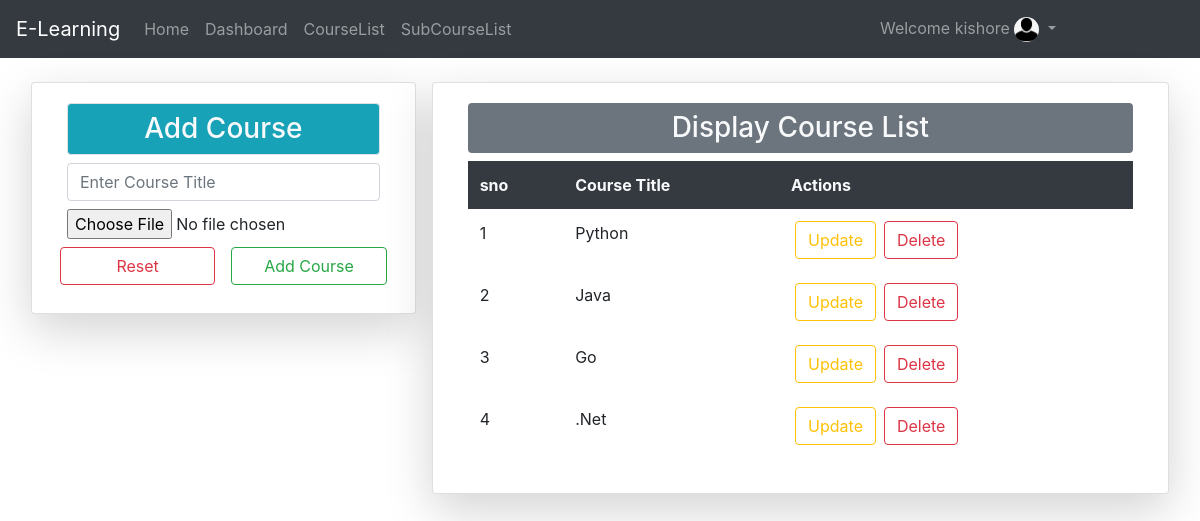
Page /ccty/ (signed in) on the committed database.
### Eapp/models.py (models this page shows, shortened)
class User(AbstractUser):
	t = {
		('F','Female'),('M','Male')
		}
	y = {(1,'Student'),(2,'Instructor')}
	age = models.IntegerField(default=18)
	gender = models.CharField(choices=t,max_length=10)
	mobile = models.CharField(max_length=11)
	pfimg = models.ImageField(upload_to='Profileimage/',default="profile.png")
	usrole = models.IntegerField(choices=y,default=1)

class CourseCategory(models.Model):
	ctitle = models.CharField(max_length=120)
	cimg = models.ImageField(upload_to='CourseImages/',default="course.png")
	usd = models.ForeignKey(User,on_delete=models.CASCADE)

### Eapp/views.py (the view, shortened to what this page needs)
# urls.py: path('ccty/',views.coursecty,name="cty"),
@login_required
def coursecty(request):
	m = CourseCategory.objects.filter(usd_id=request.user.id)
	t = Crcty()
	return render(request,'html/crsectylist.html',{'g':t,'h':m})

### Eapp/forms.py
class Crcty(forms.ModelForm):
	class Meta:
		model = CourseCategory
		fields = ["ctitle","cimg"]
		widgets = {
		"ctitle":forms.TextInput(attrs={
			"class":"form-control my-2",
			"placeholder":"Enter Course Title",
			})
		}

### Eapp/templates/html/crsectylist.html (shortened to what this page needs)
{% extends 'html/base.html' %}
{% block content %}
<div class="container-fluid mt-4">
	<div class="row mx-2">
		<div class="card col-md-4 shadow-lg mx-2 h-100">
			<div class="card-body">
				<h3 class="bg-info text-light text-center border rounded p-2">Add Course</h3>
				<form method="post" enctype="multipart/form-data">
					{% for j in g %}
					{{j}}
					{% endfor %}
					<div class="row my-2">
						<input type="reset" value="Reset" class="form-control mx-2 btn btn-outline-danger col-sm">
						<input type="submit" value="Add Course" class="form-control mx-2 btn btn-outline-success col-sm">
					</div>
				</form>
			</div>
		</div>
		<div class="card col-md shadow-lg mx-2 h-100">
			<div class="card-body">
				<h3 class="bg-secondary text-center text-light bordder rounded p-2">Display Course List</h3>
				<table class="table table-borderless table-hover">
					<tr class="bg-dark text-light">
						<th>sno</th>
						<th>Course Title</th>
						<th>Actions</th>
					</tr>
					{% for j in h %}
					<tr>
						<td>{{forloop.counter}}</td>
						<td>{{j.ctitle}}</td>
						<td><a href="{% url 'crup' j.id %}" class="btn btn-outline-warning mx-1">Update</a><a href="{% url 'crdl' j.id %}" class="btn btn-outline-danger mx-1">Delete</a></td>
					</tr>
					{% endfor %}
				</table>
			</div>
		</div>
	</div>
</div>
{% endblock %}

### Eapp/templates/html/navbar.html (shortened to what this page needs)
<nav class="navbar navbar-expand-sm bg-dark navbar-dark">
  <a class="navbar-brand" href="{% url 'hm' %}">E-Learning
  </a>
  <ul class="navbar-nav">
    {% if not user.is_authenticated %}
    <li class="nav-item">
      <a class="nav-link" href="{% url 'hm' %}">Home</a>
    </li>
    <li class="nav-item">
      <a class="nav-link" href="{% url 'ab' %}">Aboutus</a>
    </li>
    <li class="nav-item">
      <a class="nav-link" href="{% url 'ct' %}">Contactus</a>
    </li>
    <li class="nav-item">
      <a class="nav-link" href="{% url 'rg' %}">Registration</a>
    </li>
    {% elif user.usrole == 2 %}
    <li class="nav-item">
      <a class="nav-link" href="{% url 'hm' %}">Home</a>
    </li>
    <li class="nav-item">
      <a class="nav-link" href="{% url 'dsh' %}">Dashboard</a>
    </li>
    <li class="nav-item">
      <a class="nav-link" href="{% url 'cty' %}">CourseList</a>
    </li>
    <li class="nav-item">
      <a class="nav-link" href="{% url 'sbcrl' %}">SubCourseList</a>
    </li>
    {% endif %}
  </ul>
  <ul class="navbar-nav ml-auto" style="margin-right: 120px">
    {% if user.is_authenticated %}
    <div class="dropdown">
    <a class="nav-link dropdown-toggle" data-toggle="dropdown">
    Welcome {{request.user.username}} <img src="{{request.user.pfimg.url}}" class="rounded-circle" height="25px" width="25px">
    </a>
    </div>
    {% else %}
    <li class="nav-item">
      <a class="nav-link" href="{% url 'lg' %}">Login</a>
    </li>
    {% endif %}
  </ul>
</nav>

### rows in the picture
User: user.username "kishore", user.pfimg (placeholder picture)
CourseCategory: ctitle "Python"
CourseCategory: ctitle "Java"
CourseCategory: ctitle "Go"
CourseCategory: ctitle ".Net"
